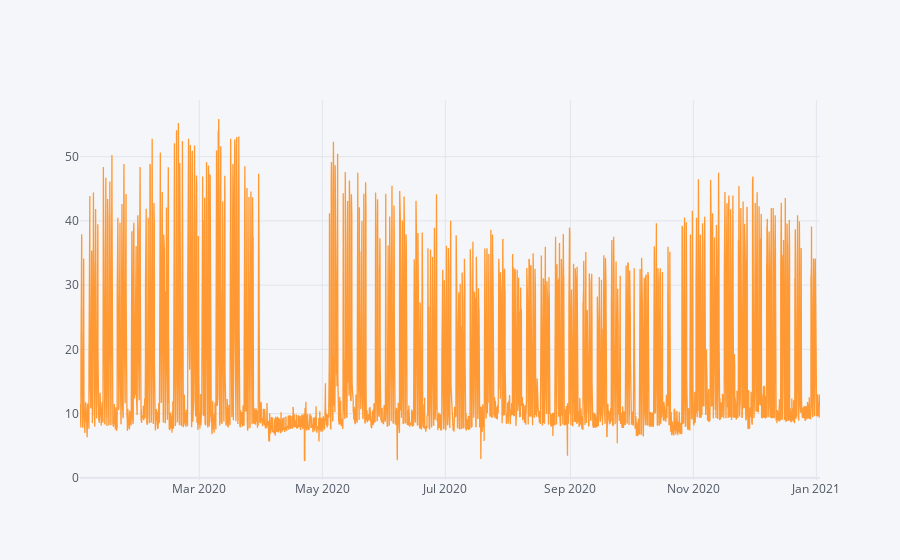

The cell this chart's notebook holds for it:
### Code cell
df.reset_index().iplot(kind='line', x='Time',y='system_kW')

### Figure 1 — Plotly figure (JSON) as saved in the notebook; plotly's stock layout.template omitted (floating-point values rounded to 4 significant figures; data arrays with more than 128 entries replaced by an {"elided": "..."} marker saying what was removed)
{"data": [{"line": {"color": "rgba(255, 153, 51, 1.0)", "dash": "solid", "shape": "linear", "width": 1.3}, "mode": "lines", "name": "system_kW", "text": "", "type": "scatter", "x": {"elided": "8729 str values"}, "y": {"elided": "8729 float values"}}], "layout": {"legend": {"bgcolor": "#F5F6F9", "font": {"color": "#4D5663"}}, "paper_bgcolor": "#F5F6F9", "plot_bgcolor": "#F5F6F9", "title": {"font": {"color": "#4D5663"}}, "xaxis": {"gridcolor": "#E1E5ED", "showgrid": true, "tickfont": {"color": "#4D5663"}, "title": {"font": {"color": "#4D5663"}, "text": ""}, "zerolinecolor": "#E1E5ED"}, "yaxis": {"gridcolor": "#E1E5ED", "showgrid": true, "tickfont": {"color": "#4D5663"}, "title": {"font": {"color": "#4D5663"}, "text": ""}, "zerolinecolor": "#E1E5ED"}}}
